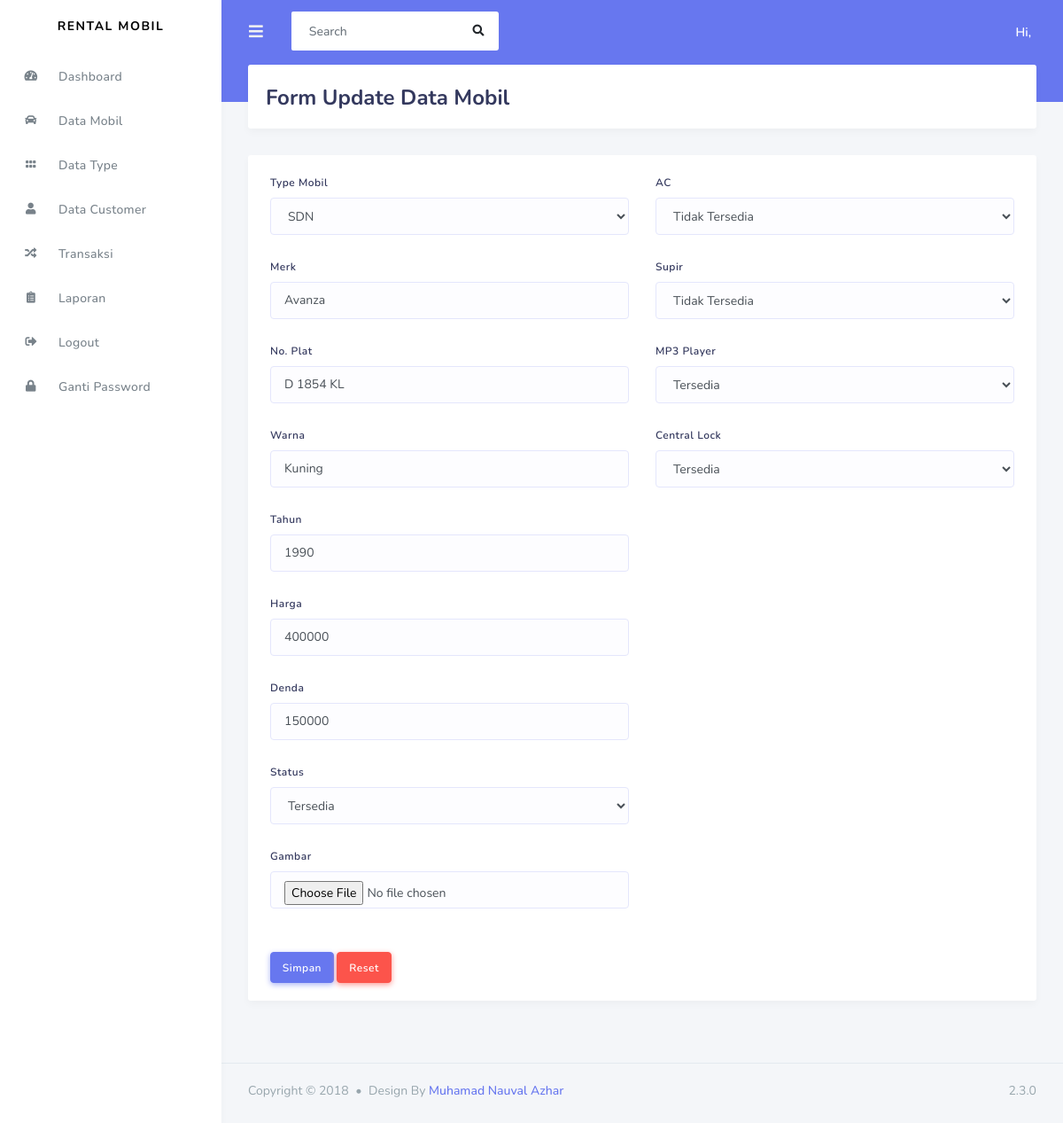
Page /admin/data_mobil/update_mobil/7 on the committed database.
### tables this page shows
CREATE TABLE `mobil` (
  `id_mobil` int(11) NOT NULL,
  `kode_type` varchar(120) NOT NULL,
  `merk` varchar(120) NOT NULL,
  `no_plat` varchar(20) NOT NULL,
  `warna` varchar(20) NOT NULL,
  `tahun` varchar(4) NOT NULL,
  `status` varchar(50) NOT NULL,
  `harga` int(11) NOT NULL,
  `denda` int(11) NOT NULL,
  `ac` int(11) NOT NULL,
  `supir` int(11) NOT NULL,
  `mp3_player` int(11) NOT NULL,
  `central_lock` int(11) NOT NULL,
  `gambar` varchar(255) NOT NULL
);

CREATE TABLE `type` (
  `id_type` int(11) NOT NULL,
  `kode_type` varchar(10) NOT NULL,
  `nama_type` varchar(50) NOT NULL
);

### application/controllers/admin/data_mobil.php (called while the page is built, shortened)
<?php
class data_mobil extends CI_Controller{
    public function update_mobil($id){
        $data['mobil'] = $this->db->query("SELECT * FROM mobil mb, type tp WHERE mb.kode_type=tp.kode_type AND mb.id_mobil='$id'")->result();
        $data['type'] = $this->rental_model->get_data('type')->result();
        $this->load->view('templates_admin/header');
        $this->load->view('templates_admin/sidebar');
        $this->load->view('admin/form_update_mobil',$data);
        $this->load->view('templates_admin/footer');
    }
}
?>

### index.php (called while the page is built, shortened)
<?php
require_once BASEPATH.'core/CodeIgniter.php';

### application/views/admin/form_update_mobil.php (the view, shortened to what this page needs)
<div class="main-content">
    <section class="section">
        <div class="section-header">
            <h1>Form Update Data Mobil</h1>
        </div>
        <div class="card">
            <div class="card-body">
            <?php foreach ($mobil as $mb) : ?>
            <form method="POST" action="<?php echo base_url('admin/data_mobil/update_mobil_aksi') ?>" enctype="multipart/form-data">
                <div class="row">
                    <div class="col-md-6">
                        <div class="form-group">
                            <label>Type Mobil</label>
                            <select name="kode_type" class="form-control">
                                <option value="<?php echo $mb->kode_type ?>"><?php echo $mb->kode_type ?></option>
                            </select>
                        </div>
                        <div class="form-group">
                            <label>Merk</label>
                            <input type="text" name="merk" class="form-control" value="<?php echo $mb->merk ?>">
                        </div>
                        <div class="form-group">
                            <label>No. Plat</label>
                            <input type="text" name="no_plat" class="form-control" value="<?php echo $mb->no_plat ?>">
                        </div>
                        <div class="form-group">
                            <label>Warna</label>
                            <input type="text" name="warna" class="form-control" value="<?php echo $mb->warna ?>">
                        </div>
                    </div>
                        <div class="col-md-6">
                        <div class="form-group">
                                <label>AC</label>
                                <select name="ac" class="form-control">
                                    <option <?php if($mb->ac == "0"){echo "selected='selected'";}
                                    echo $mb->ac; ?> value="0">Tidak Tersedia</option>
                                </select>
                            </div>
                        <div class="form-group">
                            <label>Supir</label>
                            <select name="supir" class="form-control">
                                <option <?php if($mb->supir == "0"){echo "selected='selected'";}
                                echo $mb->supir; ?> value="0">Tidak Tersedia</option>
                            </select>
                        </div>
                        <div class="form-group">
                            <label>MP3 Player</label>
                            <select name="mp3_player" class="form-control">
                                <option <?php if($mb->mp3_player == "1"){echo "selected='selected'";}
                                echo $mb->mp3_player; ?> value="1">Tersedia</option>
                            </select>
                        </div>
                        <div class="form-group">
                            <label>Central Lock</label>
                            <select name="central_lock" class="form-control">
                                <option <?php if($mb->central_lock == "1"){echo "selected='selected'";}
                                echo $mb->central_lock; ?> value="1">Tersedia</option>
                            </select>
                        </div>
                        </div>
                    <div class="col-md-6">
                    <div class="form-group">
                            <label>Tahun</label>
                            <input type="text" name="tahun" class="form-control" value="<?php echo $mb->tahun ?>">
                        </div>
                        <div class="form-group">
                            <label>Harga</label>
                            <input type="text" name="harga" class="form-control" value="<?php echo $mb->harga ?>">
                        </div>
                        <div class="form-group">
                            <label>Denda</label>
                            <input type="text" name="denda" class="form-control" value="<?php echo $mb->denda ?>">
                        </div>
                        <div class="form-group">
                            <label>Status</label>
                            <select name="status" class="form-control">
                                <option <?php if($mb->status == "1"){echo "selected='selected'";}
                                echo $mb->status; ?> value="1">Tersedia</option>
                            </select>
                        </div>
                        <div class="form-group">
                            <label>Gambar</label>
                            <input type="file" name="gambar" class="form-control">
                        </div>
                        <button type="submit" class="btn btn-primary mt-4">Simpan</button>
                        <button type="reset" class="btn btn-danger mt-4">Reset</button>
                    </div>
                </div>
            </form>
            <?php endforeach; ?>
            </div>
        </div>
    </section>
</div>

### rows in the picture
mobil: kode_type "SDN", merk "Avanza", no_plat "D 1854 KL", warna "Kuning", ac "Tidak Tersedia", supir "Tidak Tersedia", mp3_player "Tersedia", central_lock "Tersedia", tahun "1990", harga "400000", denda "150000", status "Tersedia"
